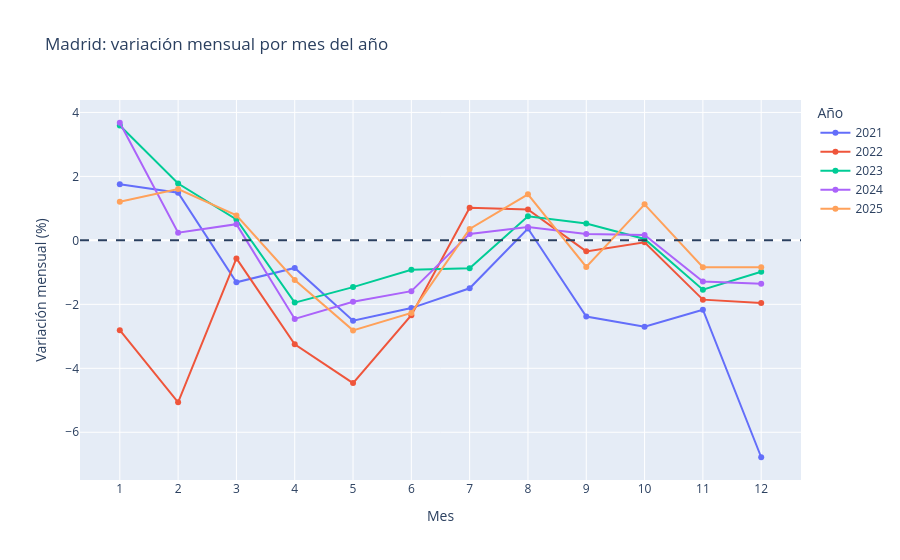

Source (notebook cell):
### Markdown cell above
### Exploración de la estacionalidad: Madrid, 2015–2019

Las variaciones mensuales presentan un patrón similar en los cinco
años analizados:

- Enero y febrero registran aumentos del paro, especialmente enero.
- Entre marzo y junio predominan los descensos, con las caídas
  más pronunciadas en abril o mayo.
- Agosto presenta un aumento en todos los años observados.
- Noviembre y diciembre registran descensos en los cinco años.
- Julio y octubre muestran diferencias entre años, tanto en la
  magnitud como en el signo de la variación.

La repetición de estas pautas constituye evidencia visual compatible
con estacionalidad. Sin embargo, este análisis no separa formalmente
el componente estacional de la tendencia y de otros cambios.

### Implicaciones para las alertas

Una subida del paro en enero o agosto puede formar parte del patrón
habitual de Madrid. Por tanto, no debería clasificarse como inusual
únicamente por ser positiva: será necesario comparar su magnitud
con la esperada para ese municipio y mes.

Del mismo modo, un descenso menor de lo habitual podría indicar
un comportamiento peor de lo esperado, aunque el paro no aumente
respecto al mes anterior. Debemos distinguir este caso de una
alerta por aumento efectivo del paro.

Estas conclusiones se limitan a Madrid y al periodo 2015–2019.
Queda pendiente comprobar si el patrón se mantiene en años
posteriores y si aparece en otros municipios.

### Code cell
MUNICIPIO = "Madrid"

detalle = paro[
    paro["municipio"].eq(MUNICIPIO)
    & paro["fecha"].dt.year.between(2021, 2025)
].copy()

detalle["mes"] = detalle["fecha"].dt.month
detalle["ano"] = detalle["fecha"].dt.year.astype(str)

fig = px.line(
    detalle,
    x="mes",
    y="variacion_mensual_pct",
    color="ano",
    markers=True,
    title=f"{MUNICIPIO}: variación mensual por mes del año",
    labels={
        "mes": "Mes",
        "variacion_mensual_pct": "Variación mensual (%)",
        "ano": "Año",
    },
)

fig.update_xaxes(dtick=1)
fig.add_hline(y=0, line_dash="dash")
fig.show()

### Figure 1 — Plotly figure (JSON) as saved in the notebook; plotly's stock layout.template omitted (floating-point values rounded to 4 significant figures)
{"data": [{"hovertemplate": "Año=2021<br>Mes=%{x}<br>Variación mensual (%)=%{y}<extra></extra>", "legendgroup": "2021", "line": {"color": "#636efa", "dash": "solid"}, "marker": {"symbol": "circle"}, "mode": "lines+markers", "name": "2021", "orientation": "v", "showlegend": true, "type": "scatter", "x": [1, 2, 3, 4, 5, 6, 7, 8, 9, 10, 11, 12], "xaxis": "x", "y": [1.758, 1.492, -1.311, -0.8622, -2.513, -2.117, -1.499, 0.3703, -2.379, -2.698, -2.168, -6.781], "yaxis": "y"}, {"hovertemplate": "Año=2022<br>Mes=%{x}<br>Variación mensual (%)=%{y}<extra></extra>", "legendgroup": "2022", "line": {"color": "#EF553B", "dash": "solid"}, "marker": {"symbol": "circle"}, "mode": "lines+markers", "name": "2022", "orientation": "v", "showlegend": true, "type": "scatter", "x": [1, 2, 3, 4, 5, 6, 7, 8, 9, 10, 11, 12], "xaxis": "x", "y": [-2.808, -5.062, -0.5645, -3.248, -4.463, -2.34, 1.019, 0.9638, -0.3441, -0.06222, -1.853, -1.959], "yaxis": "y"}, {"hovertemplate": "Año=2023<br>Mes=%{x}<br>Variación mensual (%)=%{y}<extra></extra>", "legendgroup": "2023", "line": {"color": "#00cc96", "dash": "solid"}, "marker": {"symbol": "circle"}, "mode": "lines+markers", "name": "2023", "orientation": "v", "showlegend": true, "type": "scatter", "x": [1, 2, 3, 4, 5, 6, 7, 8, 9, 10, 11, 12], "xaxis": "x", "y": [3.593, 1.775, 0.6534, -1.946, -1.461, -0.918, -0.8699, 0.7518, 0.529, 0.04252, -1.54, -0.9786], "yaxis": "y"}, {"hovertemplate": "Año=2024<br>Mes=%{x}<br>Variación mensual (%)=%{y}<extra></extra>", "legendgroup": "2024", "line": {"color": "#ab63fa", "dash": "solid"}, "marker": {"symbol": "circle"}, "mode": "lines+markers", "name": "2024", "orientation": "v", "showlegend": true, "type": "scatter", "x": [1, 2, 3, 4, 5, 6, 7, 8, 9, 10, 11, 12], "xaxis": "x", "y": [3.677, 0.2392, 0.5054, -2.456, -1.919, -1.589, 0.202, 0.4199, 0.1979, 0.1679, -1.289, -1.358], "yaxis": "y"}, {"hovertemplate": "Año=2025<br>Mes=%{x}<br>Variación mensual (%)=%{y}<extra></extra>", "legendgroup": "2025", "line": {"color": "#FFA15A", "dash": "solid"}, "marker": {"symbol": "circle"}, "mode": "lines+markers", "name": "2025", "orientation": "v", "showlegend": true, "type": "scatter", "x": [1, 2, 3, 4, 5, 6, 7, 8, 9, 10, 11, 12], "xaxis": "x", "y": [1.209, 1.605, 0.7797, -1.236, -2.814, -2.269, 0.3565, 1.441, -0.8303, 1.126, -0.8391, -0.8416], "yaxis": "y"}], "layout": {"legend": {"title": {"text": "Año"}, "tracegroupgap": 0}, "shapes": [{"line": {"dash": "dash"}, "type": "line", "x0": 0, "x1": 1, "xref": "x domain", "y0": 0, "y1": 0, "yref": "y"}], "title": {"text": "Madrid: variación mensual por mes del año"}, "xaxis": {"anchor": "y", "domain": [0, 1], "dtick": 1, "title": {"text": "Mes"}}, "yaxis": {"anchor": "x", "domain": [0, 1], "title": {"text": "Variación mensual (%)"}}}}
